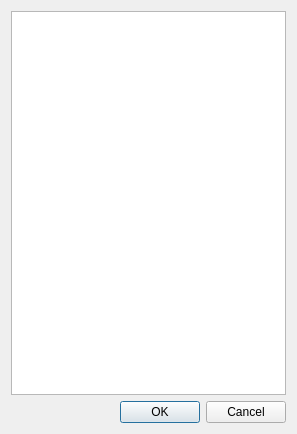
<?xml version="1.0" encoding="UTF-8"?>
<ui version="4.0">
 <class>Dialog</class>
 <widget class="QDialog" name="Dialog">
  <property name="geometry">
   <rect>
    <x>0</x>
    <y>0</y>
    <width>297</width>
    <height>434</height>
   </rect>
  </property>
  <property name="windowTitle">
   <string>Choose a material</string>
  </property>
  <layout class="QVBoxLayout" name="verticalLayout">
   <item>
    <widget class="QListWidget" name="list"/>
   </item>
   <item>
    <widget class="QDialogButtonBox" name="buttonBox">
     <property name="orientation">
      <enum>Qt::Horizontal</enum>
     </property>
     <property name="standardButtons">
      <set>QDialogButtonBox::Cancel|QDialogButtonBox::Ok</set>
     </property>
    </widget>
   </item>
  </layout>
 </widget>
 <resources/>
 <connections>
  <connection>
   <sender>buttonBox</sender>
   <signal>accepted()</signal>
   <receiver>Dialog</receiver>
   <slot>accept()</slot>
   <hints>
    <hint type="sourcelabel">
     <x>248</x>
     <y>254</y>
    </hint>
    <hint type="destinationlabel">
     <x>157</x>
     <y>274</y>
    </hint>
   </hints>
  </connection>
  <connection>
   <sender>buttonBox</sender>
   <signal>rejected()</signal>
   <receiver>Dialog</receiver>
   <slot>reject()</slot>
   <hints>
    <hint type="sourcelabel">
     <x>316</x>
     <y>260</y>
    </hint>
    <hint type="destinationlabel">
     <x>286</x>
     <y>274</y>
    </hint>
   </hints>
  </connection>
 </connections>
</ui>
